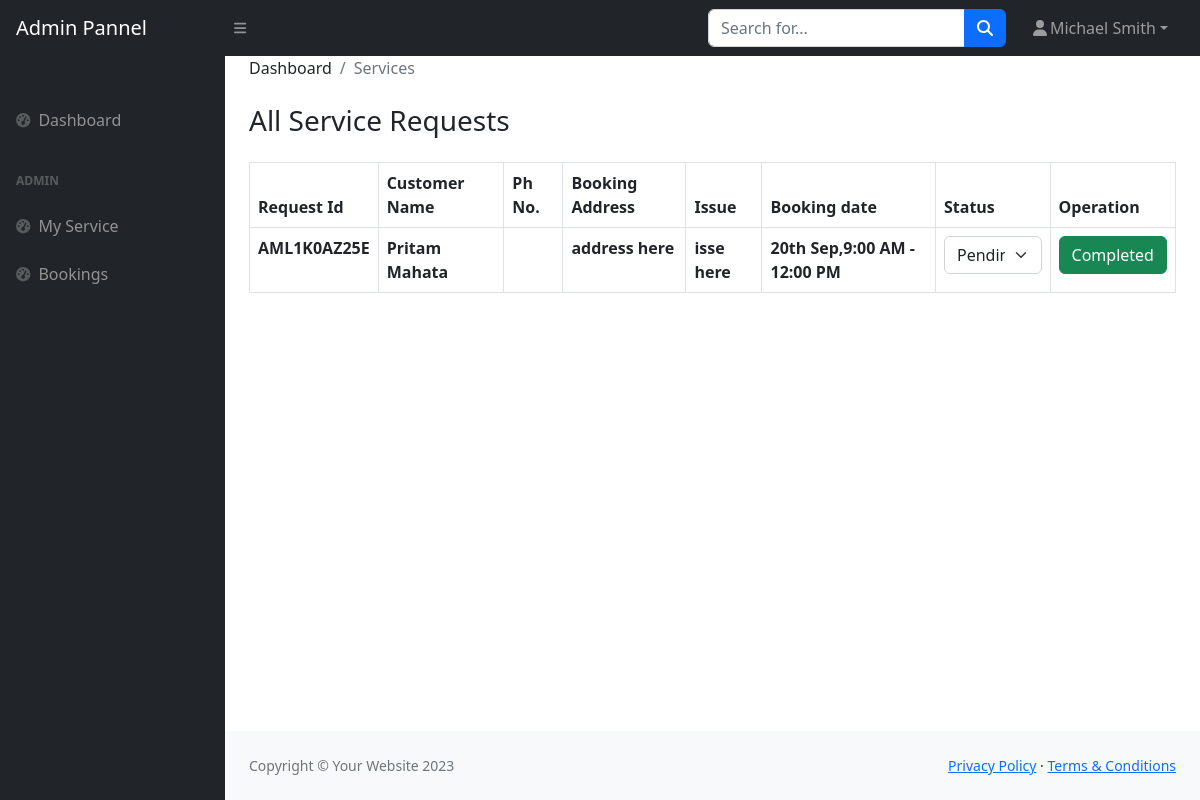
The page /service_engineer/booking.php (signed in) on the database as committed earlier.
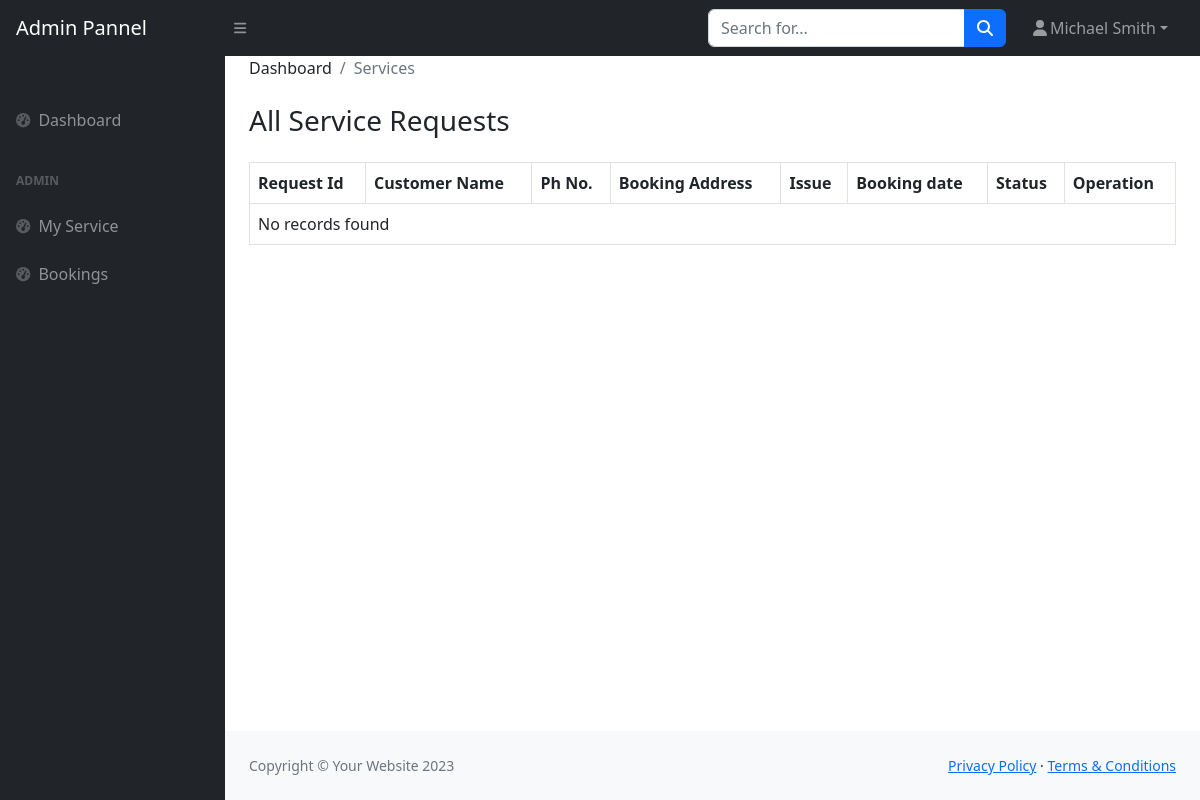
The same page on the database as committed later.
### tables this page shows
CREATE TABLE `bookings` (
  `booking_id` int(11) NOT NULL,
  `order_id` varchar(255) NOT NULL,
  `user_id` int(11) NOT NULL,
  `provider_id` int(11) NOT NULL,
  `service_id` int(11) NOT NULL,
  `issue` varchar(255) NOT NULL,
  `baddress` varchar(255) NOT NULL,
  `bphone` bigint(20) NOT NULL,
  `arrival_date` varchar(255) NOT NULL,
  `booking_date` datetime NOT NULL DEFAULT current_timestamp(),
  `status` enum('pending','confirmed','completed','cancelled') NOT NULL DEFAULT 'pending',
  `happy_code` int(11) NOT NULL
);

CREATE TABLE `users` (
  `uid` int(11) NOT NULL,
  `fname` varchar(255) NOT NULL,
  `mname` varchar(255) DEFAULT NULL,
  `lname` varchar(255) NOT NULL,
  `email` varchar(255) NOT NULL,
  `password` varchar(255) NOT NULL,
  `con_num` bigint(20) NOT NULL,
  `alt_num` bigint(20) DEFAULT NULL,
  `address` varchar(255) NOT NULL,
  `isverified` int(10) NOT NULL DEFAULT 0,
  `is_deleted` tinyint(1) DEFAULT 0,
  `ucreate` timestamp NOT NULL DEFAULT current_timestamp() ON UPDATE current_timestamp(),
  `v_code` varchar(255) NOT NULL
);

### service_engineer/booking.php (the view, shortened to what this page needs)
<?php require("./components/header.php"); ?>
<main>
    <div class="container-fluid px-4">
        <ol class="breadcrumb mb-4">
            <li class="breadcrumb-item">Dashboard</li>
            <li class="breadcrumb-item active">Services</li>
        </ol>
    </div>
    <div class="container-fluid px-4">
        <h3 class="mb-4">All Service Requests</h3>
        <table class="table table-bordered table-hover">
            <thead>
                <tr>
                    <th scope="col">Request Id</th>
                    <th scope="col">Customer Name</th>
                    <th scope="col">Ph No.</th>
                    <th scope="col">Booking Address</th>
                    <th scope="col">Issue</th>
                    <th scope="col">Booking date</th>
                    <th scope="col">Status</th>
                    <th scope="col">Operation</th>
                </tr>
            </thead>
            <tbody>
                <?php
                $sql = "SELECT *
                FROM bookings
                INNER JOIN services ON bookings.service_id = services.sid
                INNER JOIN users ON users.uid = bookings.user_id
                WHERE bookings.provider_id = " . $_SESSION['se_info']['pid'] . ";";
                $result = mysqli_query($conn, $sql) or die(mysqli_error($conn));
                if (mysqli_num_rows($result) > 0) {
                    while ($row = mysqli_fetch_assoc($result)) {
                ?>
                        <tr>
                            <th><?php echo $row['order_id']; ?></th>
                            <th><?php echo $row['fname'] . " " . $row['lname']; ?></th>
                            <th><?php echo $row['bphone']; ?></th>
                            <th><?php echo $row['baddress']; ?></th>
                            <th><?php echo $row['issue']; ?></th>
                            <th><?php echo $row['arrival_date']; ?></th>
                            <th>
                                <select class="form-select" onchange="changeStatus(<?php echo $row['booking_id']; ?>, this.value)">
                                    <option selected disabled value="pending" <?php if ($row['status'] == 'pending') echo 'selected'; ?>>Pending</option>
                                </select>
                            </th>
                            <th>
                                <button class="btn btn-success" onclick="modal(<?php echo $row['booking_id'] ?>)">Completed</button>
                            </th>
                        </tr>
                <?php
                    }
                } else {
                    echo "<tr><td colspan='8'>No records found</td></tr>";
                }
                ?>
            </tbody>
        </table>
    </div>
</main>
<?php require('./components/footer.php'); ?>

Rows that differ between the two databases and show on the page:
removed bookings: order "AML1K0AZ25E", user.fname "Pritam", user.lname "Mahata", baddress "address here", issue "isse here", arrival_date "20th Sep,9:00 AM - 12:00 PM", status+booking_id "Pending"
Other text that changed with them:
text now shown: "No records found"
